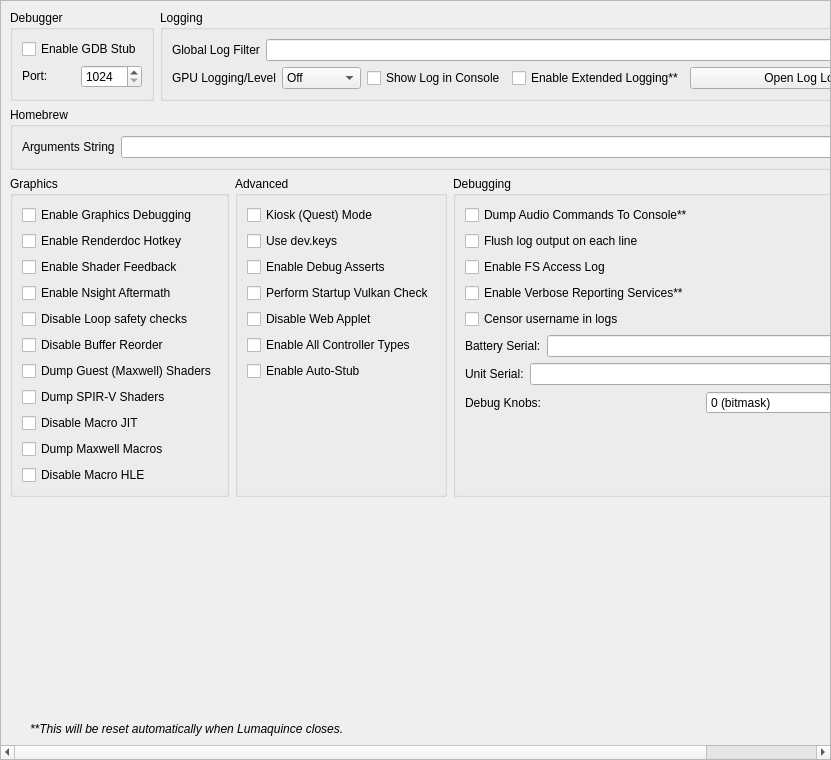
<?xml version="1.0" encoding="UTF-8"?>
<ui version="4.0">
 <class>ConfigureDebug</class>
 <widget class="QScrollArea" name="ConfigureDebug">
  <property name="geometry">
   <rect>
    <x>0</x>
    <y>0</y>
    <width>831</width>
    <height>760</height>
   </rect>
  </property>
  <property name="widgetResizable">
   <bool>true</bool>
  </property>
  <widget class="QWidget" name="widget">
   <property name="geometry">
    <rect>
     <x>0</x>
     <y>0</y>
     <width>829</width>
     <height>758</height>
    </rect>
   </property>
   <layout class="QVBoxLayout" name="verticalLayout_1">
    <item>
     <layout class="QHBoxLayout" name="horizontalLayout">
      <property name="topMargin">
       <number>0</number>
      </property>
      <item>
       <widget class="QGroupBox" name="groupBox">
        <property name="sizePolicy">
         <sizepolicy hsizetype="Preferred" vsizetype="Preferred">
          <horstretch>0</horstretch>
          <verstretch>0</verstretch>
         </sizepolicy>
        </property>
        <property name="title">
         <string>Debugger</string>
        </property>
        <property name="alignment">
         <set>Qt::AlignmentFlag::AlignLeading|Qt::AlignmentFlag::AlignLeft|Qt::AlignmentFlag::AlignTop</set>
        </property>
        <property name="flat">
         <bool>false</bool>
        </property>
        <property name="checkable">
         <bool>false</bool>
        </property>
        <layout class="QVBoxLayout" name="verticalLayout_3">
         <item>
          <widget class="QWidget" name="debug_widget" native="true">
           <property name="sizePolicy">
            <sizepolicy hsizetype="Preferred" vsizetype="Maximum">
             <horstretch>0</horstretch>
             <verstretch>0</verstretch>
            </sizepolicy>
           </property>
           <layout class="QVBoxLayout" name="verticalLayout">
            <property name="sizeConstraint">
             <enum>QLayout::SizeConstraint::SetDefaultConstraint</enum>
            </property>
            <property name="leftMargin">
             <number>0</number>
            </property>
            <property name="topMargin">
             <number>0</number>
            </property>
            <property name="rightMargin">
             <number>0</number>
            </property>
            <property name="bottomMargin">
             <number>0</number>
            </property>
            <item>
             <widget class="QCheckBox" name="toggle_gdbstub">
              <property name="sizePolicy">
               <sizepolicy hsizetype="Maximum" vsizetype="Maximum">
                <horstretch>0</horstretch>
                <verstretch>0</verstretch>
               </sizepolicy>
              </property>
              <property name="text">
               <string>Enable GDB Stub</string>
              </property>
             </widget>
            </item>
            <item>
             <widget class="QWidget" name="horizontalWidget_3" native="true">
              <property name="sizePolicy">
               <sizepolicy hsizetype="Preferred" vsizetype="Maximum">
                <horstretch>0</horstretch>
                <verstretch>0</verstretch>
               </sizepolicy>
              </property>
              <layout class="QHBoxLayout" name="horizontalLayout_3">
               <property name="leftMargin">
                <number>0</number>
               </property>
               <property name="topMargin">
                <number>0</number>
               </property>
               <property name="rightMargin">
                <number>0</number>
               </property>
               <property name="bottomMargin">
                <number>0</number>
               </property>
               <item>
                <widget class="QLabel" name="label_11">
                 <property name="sizePolicy">
                  <sizepolicy hsizetype="Minimum" vsizetype="Maximum">
                   <horstretch>0</horstretch>
                   <verstretch>0</verstretch>
                  </sizepolicy>
                 </property>
                 <property name="text">
                  <string>Port:</string>
                 </property>
                </widget>
               </item>
               <item>
                <widget class="QSpinBox" name="gdbport_spinbox">
                 <property name="sizePolicy">
                  <sizepolicy hsizetype="Preferred" vsizetype="Maximum">
                   <horstretch>0</horstretch>
                   <verstretch>0</verstretch>
                  </sizepolicy>
                 </property>
                 <property name="minimum">
                  <number>1024</number>
                 </property>
                 <property name="maximum">
                  <number>65535</number>
                 </property>
                </widget>
               </item>
              </layout>
             </widget>
            </item>
           </layout>
          </widget>
         </item>
        </layout>
       </widget>
      </item>
      <item>
       <widget class="QGroupBox" name="groupBox_2">
        <property name="sizePolicy">
         <sizepolicy hsizetype="Expanding" vsizetype="Preferred">
          <horstretch>0</horstretch>
          <verstretch>0</verstretch>
         </sizepolicy>
        </property>
        <property name="title">
         <string>Logging</string>
        </property>
        <layout class="QGridLayout" name="gridLayout_1">
         <item row="0" column="0" colspan="4">
          <widget class="QWidget" name="logging_widget" native="true">
           <property name="sizePolicy">
            <sizepolicy hsizetype="Preferred" vsizetype="Maximum">
             <horstretch>0</horstretch>
             <verstretch>0</verstretch>
            </sizepolicy>
           </property>
           <layout class="QHBoxLayout" name="horizontalLayout_1">
            <property name="leftMargin">
             <number>0</number>
            </property>
            <property name="topMargin">
             <number>0</number>
            </property>
            <property name="rightMargin">
             <number>0</number>
            </property>
            <property name="bottomMargin">
             <number>0</number>
            </property>
            <item>
             <widget class="QLabel" name="label_1">
              <property name="sizePolicy">
               <sizepolicy hsizetype="Preferred" vsizetype="Preferred">
                <horstretch>0</horstretch>
                <verstretch>0</verstretch>
               </sizepolicy>
              </property>
              <property name="text">
               <string>Global Log Filter</string>
              </property>
             </widget>
            </item>
            <item>
             <widget class="QLineEdit" name="log_filter_edit"/>
            </item>
           </layout>
          </widget>
         </item>
         <item row="1" column="0">
          <widget class="QWidget" name="gpu_log_level_widget" native="true">
           <property name="sizePolicy">
            <sizepolicy hsizetype="Preferred" vsizetype="Maximum">
             <horstretch>0</horstretch>
             <verstretch>0</verstretch>
            </sizepolicy>
           </property>
           <layout class="QHBoxLayout" name="gpu_log_level_layout">
            <property name="leftMargin">
             <number>0</number>
            </property>
            <property name="topMargin">
             <number>0</number>
            </property>
            <property name="rightMargin">
             <number>0</number>
            </property>
            <property name="bottomMargin">
             <number>0</number>
            </property>
            <item>
             <widget class="QLabel" name="gpu_log_level_label">
              <property name="text">
               <string>GPU Logging/Level</string>
              </property>
             </widget>
            </item>
            <item>
             <widget class="QComboBox" name="gpu_log_level">
              <property name="toolTip">
               <string>Detail level for GPU logs. Off disables logging entirely.</string>
              </property>
              <item>
               <property name="text">
                <string>Off</string>
               </property>
              </item>
              <item>
               <property name="text">
                <string>Errors</string>
               </property>
              </item>
              <item>
               <property name="text">
                <string>Standard</string>
               </property>
              </item>
              <item>
               <property name="text">
                <string>Verbose</string>
               </property>
              </item>
              <item>
               <property name="text">
                <string>All</string>
               </property>
              </item>
             </widget>
            </item>
           </layout>
          </widget>
         </item>
         <item row="1" column="1">
          <widget class="QCheckBox" name="toggle_console">
           <property name="text">
            <string>Show Log in Console</string>
           </property>
          </widget>
         </item>
         <item row="1" column="2">
          <widget class="QCheckBox" name="extended_logging">
           <property name="enabled">
            <bool>true</bool>
           </property>
           <property name="toolTip">
            <string>When checked, the max size of the log increases from 100 MB to 1 GB</string>
           </property>
           <property name="text">
            <string>Enable Extended Logging**</string>
           </property>
          </widget>
         </item>
         <item row="1" column="3">
          <widget class="QPushButton" name="open_log_button">
           <property name="sizePolicy">
            <sizepolicy hsizetype="Expanding" vsizetype="Maximum">
             <horstretch>1</horstretch>
             <verstretch>0</verstretch>
            </sizepolicy>
           </property>
           <property name="minimumSize">
            <size>
             <width>250</width>
             <height>0</height>
            </size>
           </property>
           <property name="text">
            <string>Open Log Location</string>
           </property>
          </widget>
         </item>
        </layout>
       </widget>
      </item>
     </layout>
    </item>
    <item>
     <widget class="QGroupBox" name="groupBox_3">
      <property name="title">
       <string>Homebrew</string>
      </property>
      <layout class="QVBoxLayout" name="verticalLayout_5">
       <item>
        <layout class="QHBoxLayout" name="horizontalLayout_4">
         <item>
          <widget class="QLabel" name="label_3">
           <property name="text">
            <string>Arguments String</string>
           </property>
          </widget>
         </item>
         <item>
          <widget class="QLineEdit" name="homebrew_args_edit"/>
         </item>
        </layout>
       </item>
      </layout>
     </widget>
    </item>
    <item>
     <layout class="QHBoxLayout" name="horizontalLayout_2">
      <item>
       <widget class="QGroupBox" name="groupBox_4">
        <property name="title">
         <string>Graphics</string>
        </property>
        <layout class="QGridLayout" name="gridLayout_2">
         <item row="4" column="0">
          <widget class="QCheckBox" name="disable_loop_safety_checks">
           <property name="toolTip">
            <string>When checked, it executes shaders without loop logic changes</string>
           </property>
           <property name="text">
            <string>Disable Loop safety checks</string>
           </property>
          </widget>
         </item>
         <item row="9" column="0">
          <widget class="QCheckBox" name="dump_macros">
           <property name="enabled">
            <bool>true</bool>
           </property>
           <property name="toolTip">
            <string>When checked, it will dump all the macro programs of the GPU</string>
           </property>
           <property name="text">
            <string>Dump Maxwell Macros</string>
           </property>
          </widget>
         </item>
         <item row="3" column="0">
          <widget class="QCheckBox" name="enable_nsight_aftermath">
           <property name="toolTip">
            <string>When checked, it enables Nsight Aftermath crash dumps</string>
           </property>
           <property name="text">
            <string>Enable Nsight Aftermath</string>
           </property>
          </widget>
         </item>
         <item row="6" column="0">
          <widget class="QCheckBox" name="dump_guest_shaders">
           <property name="enabled">
            <bool>true</bool>
           </property>
           <property name="toolTip">
            <string>When checked, it will dump original Maxwell guest shader bytecode (the input to the recompiler) as .ash files under DumpDir/shaders/. Useful for inspection with nvdisasm.</string>
           </property>
           <property name="text">
            <string>Dump Guest (Maxwell) Shaders</string>
           </property>
          </widget>
         </item>
         <item row="1" column="0">
          <widget class="QCheckBox" name="enable_renderdoc_hotkey">
           <property name="text">
            <string>Enable Renderdoc Hotkey</string>
           </property>
          </widget>
         </item>
         <item row="8" column="0">
          <widget class="QCheckBox" name="disable_macro_jit">
           <property name="enabled">
            <bool>true</bool>
           </property>
           <property name="toolTip">
            <string>When checked, it disables the macro Just In Time compiler. Enabling this makes games run slower</string>
           </property>
           <property name="text">
            <string>Disable Macro JIT</string>
           </property>
          </widget>
         </item>
         <item row="10" column="0">
          <widget class="QCheckBox" name="disable_macro_hle">
           <property name="enabled">
            <bool>true</bool>
           </property>
           <property name="toolTip">
            <string>When checked, it disables the macro HLE functions. Enabling this makes games run slower</string>
           </property>
           <property name="text">
            <string>Disable Macro HLE</string>
           </property>
          </widget>
         </item>
         <item row="0" column="0">
          <widget class="QCheckBox" name="enable_graphics_debugging">
           <property name="enabled">
            <bool>true</bool>
           </property>
           <property name="toolTip">
            <string>When checked, the graphics API enters a slower debugging mode</string>
           </property>
           <property name="text">
            <string>Enable Graphics Debugging</string>
           </property>
          </widget>
         </item>
         <item row="11" column="0">
          <spacer name="verticalSpacer_5">
           <property name="orientation">
            <enum>Qt::Orientation::Vertical</enum>
           </property>
           <property name="sizeType">
            <enum>QSizePolicy::Policy::Preferred</enum>
           </property>
           <property name="sizeHint" stdset="0">
            <size>
             <width>20</width>
             <height>0</height>
            </size>
           </property>
          </spacer>
         </item>
         <item row="2" column="0">
          <widget class="QCheckBox" name="enable_shader_feedback">
           <property name="toolTip">
            <string>When checked, Lumaquince will log statistics about the compiled pipeline cache</string>
           </property>
           <property name="text">
            <string>Enable Shader Feedback</string>
           </property>
          </widget>
         </item>
         <item row="5" column="0">
          <widget class="QCheckBox" name="disable_buffer_reorder">
           <property name="toolTip">
            <string>&lt;html&gt;&lt;head/&gt;&lt;body&gt;&lt;p&gt;When checked, disables reordering of mapped memory uploads which allows to associate uploads with specific draws. May reduce performance in some cases.&lt;/p&gt;&lt;/body&gt;&lt;/html&gt;</string>
           </property>
           <property name="text">
            <string>Disable Buffer Reorder</string>
           </property>
          </widget>
         </item>
         <item row="7" column="0">
          <widget class="QCheckBox" name="gpu_log_shader_dumps">
           <property name="toolTip">
            <string>When checked, it will dump the recompiler's output SPIR-V binaries (.spv) under LogDir/shaders/. Inspect via SPIRV-Tools (spirv-dis / spirv-cross / spirv-val) or RenderDoc.</string>
           </property>
           <property name="text">
            <string>Dump SPIR-V Shaders</string>
           </property>
          </widget>
         </item>
        </layout>
       </widget>
      </item>
      <item>
       <widget class="QGroupBox" name="groupBox_6">
        <property name="title">
         <string>Advanced</string>
        </property>
        <layout class="QGridLayout" name="gridLayout_4">
         <item row="3" column="0">
          <widget class="QCheckBox" name="perform_vulkan_check">
           <property name="toolTip">
            <string>Enables Lumaquince to check for a working Vulkan environment when the program starts up. Disable this if this is causing issues with external programs seeing Lumaquince.</string>
           </property>
           <property name="text">
            <string>Perform Startup Vulkan Check</string>
           </property>
          </widget>
         </item>
         <item row="4" column="0">
          <widget class="QCheckBox" name="disable_web_applet">
           <property name="text">
            <string>Disable Web Applet</string>
           </property>
          </widget>
         </item>
         <item row="5" column="0">
          <widget class="QCheckBox" name="enable_all_controllers">
           <property name="text">
            <string>Enable All Controller Types</string>
           </property>
          </widget>
         </item>
         <item row="6" column="0">
          <widget class="QCheckBox" name="use_auto_stub">
           <property name="text">
            <string>Enable Auto-Stub</string>
           </property>
          </widget>
         </item>
         <item row="0" column="0">
          <widget class="QCheckBox" name="quest_flag">
           <property name="text">
            <string>Kiosk (Quest) Mode</string>
           </property>
          </widget>
         </item>
         <item row="1" column="0">
          <widget class="QCheckBox" name="use_dev_keys">
           <property name="text">
            <string>Use dev.keys</string>
           </property>
          </widget>
         </item>
         <item row="2" column="0">
          <widget class="QCheckBox" name="use_debug_asserts">
           <property name="text">
            <string>Enable Debug Asserts</string>
           </property>
          </widget>
         </item>
         <item row="7" column="0">
          <spacer name="verticalSpacer_4">
           <property name="orientation">
            <enum>Qt::Orientation::Vertical</enum>
           </property>
           <property name="sizeType">
            <enum>QSizePolicy::Policy::Expanding</enum>
           </property>
           <property name="sizeHint" stdset="0">
            <size>
             <width>20</width>
             <height>0</height>
            </size>
           </property>
          </spacer>
         </item>
        </layout>
       </widget>
      </item>
      <item>
       <widget class="QGroupBox" name="groupBox_5">
        <property name="title">
         <string>Debugging</string>
        </property>
        <layout class="QGridLayout" name="gridLayout_3">
         <item row="6" column="0">
          <widget class="QWidget" name="serial_battery_widget" native="true">
           <property name="sizePolicy">
            <sizepolicy hsizetype="Preferred" vsizetype="Maximum">
             <horstretch>0</horstretch>
             <verstretch>0</verstretch>
            </sizepolicy>
           </property>
           <layout class="QHBoxLayout" name="horizontalLayout_11">
            <property name="leftMargin">
             <number>0</number>
            </property>
            <property name="topMargin">
             <number>0</number>
            </property>
            <property name="rightMargin">
             <number>0</number>
            </property>
            <property name="bottomMargin">
             <number>0</number>
            </property>
            <item>
             <widget class="QLabel" name="label_12">
              <property name="sizePolicy">
               <sizepolicy hsizetype="Preferred" vsizetype="Preferred">
                <horstretch>0</horstretch>
                <verstretch>0</verstretch>
               </sizepolicy>
              </property>
              <property name="text">
               <string>Battery Serial:</string>
              </property>
             </widget>
            </item>
            <item>
             <widget class="QLineEdit" name="serial_battery_edit"/>
            </item>
           </layout>
          </widget>
         </item>
         <item row="8" column="0">
          <widget class="QWidget" name="debug_knobs_widget" native="true">
           <property name="sizePolicy">
            <sizepolicy hsizetype="Preferred" vsizetype="Maximum">
             <horstretch>0</horstretch>
             <verstretch>0</verstretch>
            </sizepolicy>
           </property>
           <layout class="QHBoxLayout" name="horizontalLayout_debug_knobs">
            <property name="leftMargin">
             <number>0</number>
            </property>
            <property name="topMargin">
             <number>0</number>
            </property>
            <property name="rightMargin">
             <number>0</number>
            </property>
            <property name="bottomMargin">
             <number>0</number>
            </property>
            <item>
             <widget class="QLabel" name="label_debug_knobs">
              <property name="sizePolicy">
               <sizepolicy hsizetype="Preferred" vsizetype="Preferred">
                <horstretch>0</horstretch>
                <verstretch>0</verstretch>
               </sizepolicy>
              </property>
              <property name="text">
               <string>Debug Knobs:</string>
              </property>
             </widget>
            </item>
            <item>
             <widget class="QSpinBox" name="debug_knobs_spinbox">
              <property name="minimum">
               <number>0</number>
              </property>
              <property name="maximum">
               <number>65535</number>
              </property>
              <property name="toolTip">
               <string>Bitmask for quick development toggles</string>
              </property>
              <property name="statusTip">
               <string>Set debug knobs (bitmask)</string>
              </property>
              <property name="whatsThis">
               <string>16-bit debug knob set for quick development toggles</string>
              </property>
              <property name="suffix">
               <string> (bitmask)</string>
              </property>
             </widget>
            </item>
           </layout>
          </widget>
         </item>
         <item row="7" column="0">
          <widget class="QWidget" name="serial_board_widget" native="true">
           <property name="sizePolicy">
            <sizepolicy hsizetype="Preferred" vsizetype="Maximum">
             <horstretch>0</horstretch>
             <verstretch>0</verstretch>
            </sizepolicy>
           </property>
           <layout class="QHBoxLayout" name="horizontalLayout_12">
            <property name="leftMargin">
             <number>0</number>
            </property>
            <property name="topMargin">
             <number>0</number>
            </property>
            <property name="rightMargin">
             <number>0</number>
            </property>
            <property name="bottomMargin">
             <number>0</number>
            </property>
            <item>
             <widget class="QLabel" name="label_13">
              <property name="sizePolicy">
               <sizepolicy hsizetype="Preferred" vsizetype="Preferred">
                <horstretch>0</horstretch>
                <verstretch>0</verstretch>
               </sizepolicy>
              </property>
              <property name="text">
               <string>Unit Serial:</string>
              </property>
             </widget>
            </item>
            <item>
             <widget class="QLineEdit" name="serial_board_edit"/>
            </item>
           </layout>
          </widget>
         </item>
         <item row="20" column="0">
          <spacer name="verticalSpacer_3">
           <property name="orientation">
            <enum>Qt::Orientation::Vertical</enum>
           </property>
           <property name="sizeType">
            <enum>QSizePolicy::Policy::Expanding</enum>
           </property>
           <property name="sizeHint" stdset="0">
            <size>
             <width>20</width>
             <height>0</height>
            </size>
           </property>
          </spacer>
         </item>
         <item row="1" column="0">
          <widget class="QCheckBox" name="dump_audio_commands">
           <property name="toolTip">
            <string>Enable this to output the latest generated audio command list to the console. Only affects games using the audio renderer.</string>
           </property>
           <property name="text">
            <string>Dump Audio Commands To Console**</string>
           </property>
          </widget>
         </item>
         <item row="2" column="0">
          <widget class="QCheckBox" name="flush_line">
           <property name="text">
            <string>Flush log output on each line</string>
           </property>
          </widget>
         </item>
         <item row="3" column="0">
          <widget class="QCheckBox" name="fs_access_log">
           <property name="text">
            <string>Enable FS Access Log</string>
           </property>
          </widget>
         </item>
         <item row="4" column="0">
          <widget class="QCheckBox" name="reporting_services">
           <property name="text">
            <string>Enable Verbose Reporting Services**</string>
           </property>
          </widget>
         </item>
         <item row="5" column="0">
          <widget class="QCheckBox" name="censor_username">
           <property name="text">
            <string>Censor username in logs</string>
           </property>
          </widget>
         </item>
        </layout>
       </widget>
      </item>
     </layout>
    </item>
    <item>
     <spacer name="verticalSpacer">
      <property name="orientation">
       <enum>Qt::Orientation::Vertical</enum>
      </property>
      <property name="sizeHint" stdset="0">
       <size>
        <width>20</width>
        <height>0</height>
       </size>
      </property>
     </spacer>
    </item>
    <item>
     <widget class="QLabel" name="label_5">
      <property name="sizePolicy">
       <sizepolicy hsizetype="Expanding" vsizetype="Preferred">
        <horstretch>0</horstretch>
        <verstretch>0</verstretch>
       </sizepolicy>
      </property>
      <property name="font">
       <font>
        <italic>true</italic>
       </font>
      </property>
      <property name="text">
    <string>**This will be reset automatically when Lumaquince closes.</string>
      </property>
      <property name="indent">
       <number>20</number>
      </property>
     </widget>
    </item>
   </layout>
  </widget>
 </widget>
 <tabstops>
  <tabstop>log_filter_edit</tabstop>
  <tabstop>toggle_console</tabstop>
  <tabstop>extended_logging</tabstop>
  <tabstop>open_log_button</tabstop>
  <tabstop>homebrew_args_edit</tabstop>
  <tabstop>enable_graphics_debugging</tabstop>
  <tabstop>enable_shader_feedback</tabstop>
  <tabstop>enable_nsight_aftermath</tabstop>
  <tabstop>fs_access_log</tabstop>
  <tabstop>reporting_services</tabstop>
  <tabstop>quest_flag</tabstop>
  <tabstop>use_debug_asserts</tabstop>
 </tabstops>
 <resources/>
 <connections/>
</ui>
